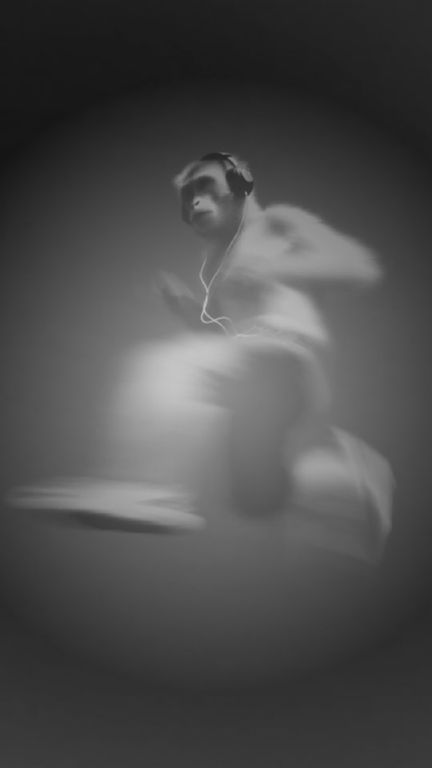
#> input picture android/app/src/main/assets/packs/arancia/depth.png, 432 x 768 px
$ python score.py ../../android/app/src/main/assets/packs/arancia/depth.png out.png
#> lines starting #> are read from the running program, lines starting #| are printed output that depends on the picture; after the words box and inside, x2 and y2 are one past the last pixel; in counts of white or black regions, pixels touching at a corner belong together
### tools/analyze/fx.py
"""Shared image measures for score.py and analyze.py. Needs numpy, scipy, scikit-image, Pillow only.

All measures work on a float RGB array in 0..1. Sizes are pixels at the working size (long side 256)
unless noted. Weights, divisors and thresholds live in score.py and are PROPOSALS until calibrated
(docs/RESEARCH_EFFECT_RECREATION.md section 5.6).
"""
import numpy as np
from PIL import Image
from scipy import ndimage as ndi
from skimage import color

WORK = 256


def load(path, bg=0.0):
    """RGB float array. Alpha is composited on a flat grey level (bg 0 = black, the studio's 'nothing')."""
    im = Image.open(path).convert('RGBA')
    a = np.asarray(im, np.float32) / 255
    return a[..., :3] * a[..., 3:] + bg * (1 - a[..., 3:])


def luma(rgb):
    return rgb @ np.array([0.2126, 0.7152, 0.0722], np.float32)


def subject_box(rgb, thr=0.08):
    """Bounding box (y0,y1,x0,x1) of the largest blob that differs from the background colour.
    Opening drops thin grid lines and UI marks in canvas screenshots; the largest blob drops what is left."""
    bin_ = np.minimum((luma(rgb) * 32).astype(int), 31)  # background = the most common tone (ruler ticks pollute a border median)
    border = rgb[bin_ == np.bincount(bin_.ravel()).argmax()].mean(axis=0)
    m = ndi.binary_opening(np.abs(rgb - border).max(-1) > thr, np.ones((5, 5)))
    lab_, n = ndi.label(ndi.binary_dilation(m, np.ones((15, 15))))  # merge nearby fragments (dot clouds)
    if n == 0:
        return 0, rgb.shape[0], 0, rgb.shape[1]
    big = lab_ == (np.argmax(ndi.sum(m, lab_, range(1, n + 1))) + 1)
    ys, xs = np.where(big & m)
    return ys.min(), ys.max() + 1, xs.min(), xs.max() + 1


def resize(rgb, size=None, long=WORK):
    h, w = rgb.shape[:2]
    if size is None:
        s = long / max(h, w)
        size = (max(8, round(w * s)), max(8, round(h * s)))
    im = Image.fromarray((np.clip(rgb, 0, 1) * 255).astype(np.uint8))
    return np.asarray(im.resize(size, Image.LANCZOS), np.float32) / 255


def blur(a, s):
    return ndi.gaussian_filter(a, (s, s, 0)[: a.ndim]) if s > 0 else a


def lab(rgb):
    return color.rgb2lab(np.clip(rgb, 0, 1))


# [61 lines left out: functions edge_width, glow_profile, grain_sigma, radial_power, gmsd, not called in this run]

### tools/analyze/score.py
"""Score an output image against a reference. PROPOSED composite, NOT calibrated.

  python tools/analyze/score.py reference.png output.png [--unpaired] [--json]

Paired: same subject in both images. Components C (colour), S (structure), E (edges), T (texture), G (glow).
Unpaired: different subjects. S and the GMSD part of E are dropped and weights renormalised; the result is
called a STYLE score, not similarity. Refuses to score a paired comparison it cannot align.
See docs/RESEARCH_EFFECT_RECREATION.md section 5.4 for the design and 5.6 for the calibration still owed.
"""
import argparse, json, sys
import numpy as np
from scipy.stats import wasserstein_distance
from skimage.metrics import structural_similarity
from skimage.color import deltaE_ciede2000
from skimage.registration import phase_cross_correlation
from scipy import ndimage as ndi
import fx

WEIGHTS = {'C': 0.25, 'S': 0.30, 'E': 0.15, 'T': 0.15, 'G': 0.15}  # proposal
DIV = {'dE': 30.0, 'gmsd': 0.25, 'lsd': 1.0, 'emd': 25.0}          # proposal
MAX_ASPECT_GAP = 0.12   # paired crops must have similar aspect, else alignment is meaningless
MAX_SHIFT = 12          # px at working size; a larger residual shift means the crops do not line up


def clamp01(x):
    return float(min(1.0, max(0.0, x)))


def prep(path):
    rgb = fx.load(path)
    y0, y1, x0, x1 = fx.subject_box(rgb)
    return fx.resize(rgb[y0:y1, x0:x1])


def align(ref, out):
    """Resize out to ref's size, estimate residual shift by phase correlation, return (out, shift_px)."""
    out = fx.resize(out, size=(ref.shape[1], ref.shape[0]))
    shift, *_ = phase_cross_correlation(fx.luma(ref), fx.luma(out), upsample_factor=4)
    out = ndi.shift(out, (shift[0], shift[1], 0), order=1, mode='nearest')
    return out, float(np.hypot(*shift))


def score(ref_path, out_path, paired=True):
    ref, out = prep(ref_path), prep(out_path)
#> in load, im is the input picture: PIL image 432x768 RGBA; mean R, G, B, A 75.5, 75.5, 75.5, 255
#> in subject_box, `bin_ = np.minimum((luma(rgb) * 32).astype(int), 31)`:
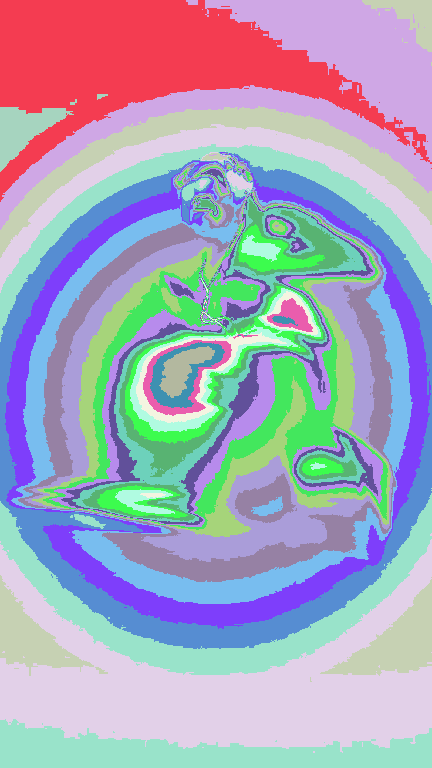
#> bin_: shape (768, 432) int64; 23 distinct labels, from 2 to 24; one colour per label, 0 black
#> in subject_box, `border = rgb[bin_ == np.bincount(bin_.ravel()).argmax()].mean(axis=0)`: border = [0.203, 0.203, 0.203]
#> in subject_box, `m = ndi.binary_opening(np.abs(rgb - border).max(-1) > thr, np.ones((5,..`:
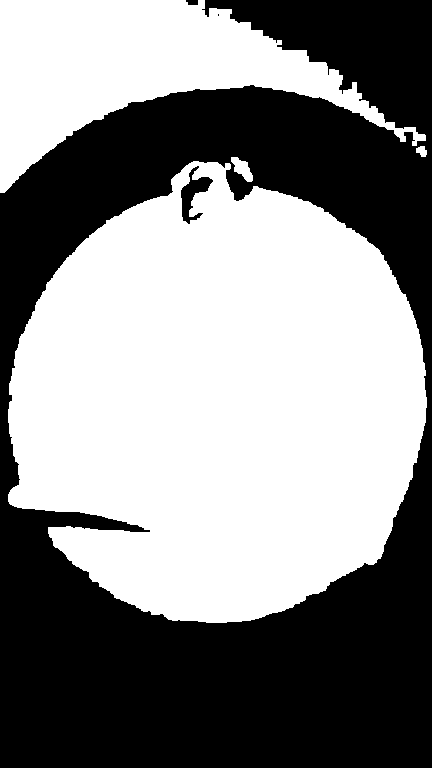
#> m: shape (768, 432) bool; 53.7% white; 4 black regions (1 under 20 px), largest, box (x1, y1, x2, y2) and area: (0, 0, 432, 768) 152784, (181, 166, 213, 224) 707, (186, 0, 198, 5) 54
#> in subject_box, `lab_, n = ndi.label(ndi.binary_dilation(m, np.ones((15, 15))))`:
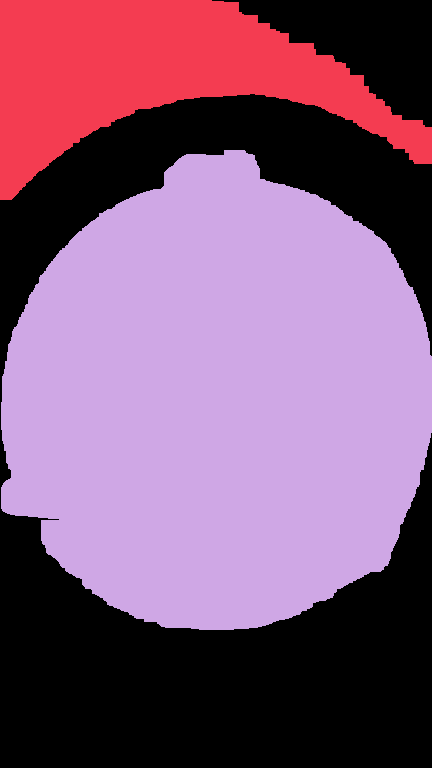
#> lab_: shape (768, 432) int32; 3 distinct labels, from 0 to 2; one colour per label, 0 black
#> in subject_box, `lab_, n = ndi.label(ndi.binary_dilation(m, np.ones((15, 15))))`: n = 2
#> in subject_box, `big = lab_ == (np.argmax(ndi.sum(m, lab_, range(1, n + 1))) + 1)`:
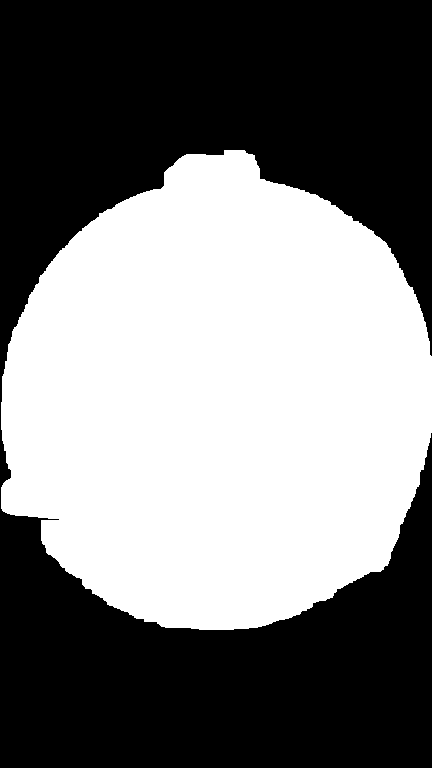
#> big: shape (768, 432) bool; 47.9% white; 1 white region, box (x1, y1, x2, y2) and area: (1, 150, 432, 630) 159058
#> in prep, `y0, y1, x0, x1 = fx.subject_box(rgb)`: y0 = 157; y1 = 623; x0 = 8; x1 = 427
#> in resize, `im = Image.fromarray((np.clip(rgb, 0, 1) * 255).astype(np.uint8))`:
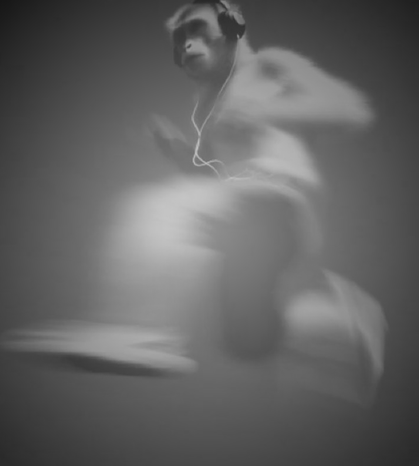
#> im: PIL image 419x466 RGB; min 22, max 197, mean 97.7
    notes = []
    if paired:
        ra, oa = ref.shape[1] / ref.shape[0], out.shape[1] / out.shape[0]
        if abs(ra - oa) / ra > MAX_ASPECT_GAP:
            return {'refused': f'subject boxes differ in aspect ({ra:.2f} vs {oa:.2f}); cannot align'}
        out, sh = align(ref, out)
        if sh > MAX_SHIFT:
            return {'refused': f'residual shift {sh:.1f}px > {MAX_SHIFT}px; crops do not line up'}
    else:
        out = fx.resize(out, size=(ref.shape[1], ref.shape[0]))
    Lr, Lo = fx.luma(ref), fx.luma(out)
    c = {}
    # C colour and tone
    if paired:
        d = deltaE_ciede2000(fx.lab(fx.blur(ref, 2)), fx.lab(fx.blur(out, 2))).mean()
        c['C'] = clamp01(1 - d / DIV['dE'])
    else:
        labr, labo = fx.lab(ref).reshape(-1, 3), fx.lab(out).reshape(-1, 3)
        e = np.mean([wasserstein_distance(labr[:, i], labo[:, i]) for i in range(3)])
        c['C'] = clamp01(1 - e / DIV['emd'])
    # S structure: SSIM after blur, two scales (a two-scale MS-SSIM stand-in)
    if paired:
        s = [structural_similarity(fx.blur(Lr, k), fx.blur(Lo, k), data_range=1.0, gaussian_weights=True) for k in (2, 4)]
        c['S'] = clamp01(np.mean(s))
    # E edge and detail
    if paired:
        c['E'] = clamp01(1 - fx.gmsd(fx.blur(Lr, 1), fx.blur(Lo, 1)) / DIV['gmsd'])
    else:
        wr, wo = fx.edge_width(Lr), fx.edge_width(Lo)
        c['E'] = clamp01(min(wr, wo) / max(wr, wo)) if wr and wo else None
    # T texture: log-spectral distance of the high-pass power
    lsd = np.mean(np.abs(np.log10(fx.radial_power(Lr) + 1e-12) - np.log10(fx.radial_power(Lo) + 1e-12)))
    c['T'] = clamp01(1 - lsd / DIV['lsd'])
    # G glow profile
    gr, go = fx.glow_profile(Lr), fx.glow_profile(Lo)
    if gr is None or go is None:
        c['G'] = None
        notes.append('glow profile not measurable on one image; G dropped')
    else:
        err = [abs(a - b) / max(a, b, 1e-6) for a, b in zip(gr[:2], go[:2])] + [abs(gr[2] - go[2]) / max(gr[2], go[2], 1e-6)]
        c['G'] = clamp01(1 - np.mean(err))
    used = {k: v for k, v in c.items() if v is not None}
    wsum = sum(WEIGHTS[k] for k in used)
    total = 100 * sum(WEIGHTS[k] * v for k, v in used.items()) / wsum
    return {'kind': 'similarity' if paired else 'style score', 'score': round(total, 1),
            'components': {k: (None if v is None else round(v, 3)) for k, v in c.items()},
            'uncalibrated': True, 'notes': notes}


if __name__ == '__main__':
    ap = argparse.ArgumentParser()
    ap.add_argument('reference'); ap.add_argument('output')
    ap.add_argument('--unpaired', action='store_true')
    ap.add_argument('--json', action='store_true')
    a = ap.parse_args()
#> (the run stopped early here; a loop or call above may not have finished)
